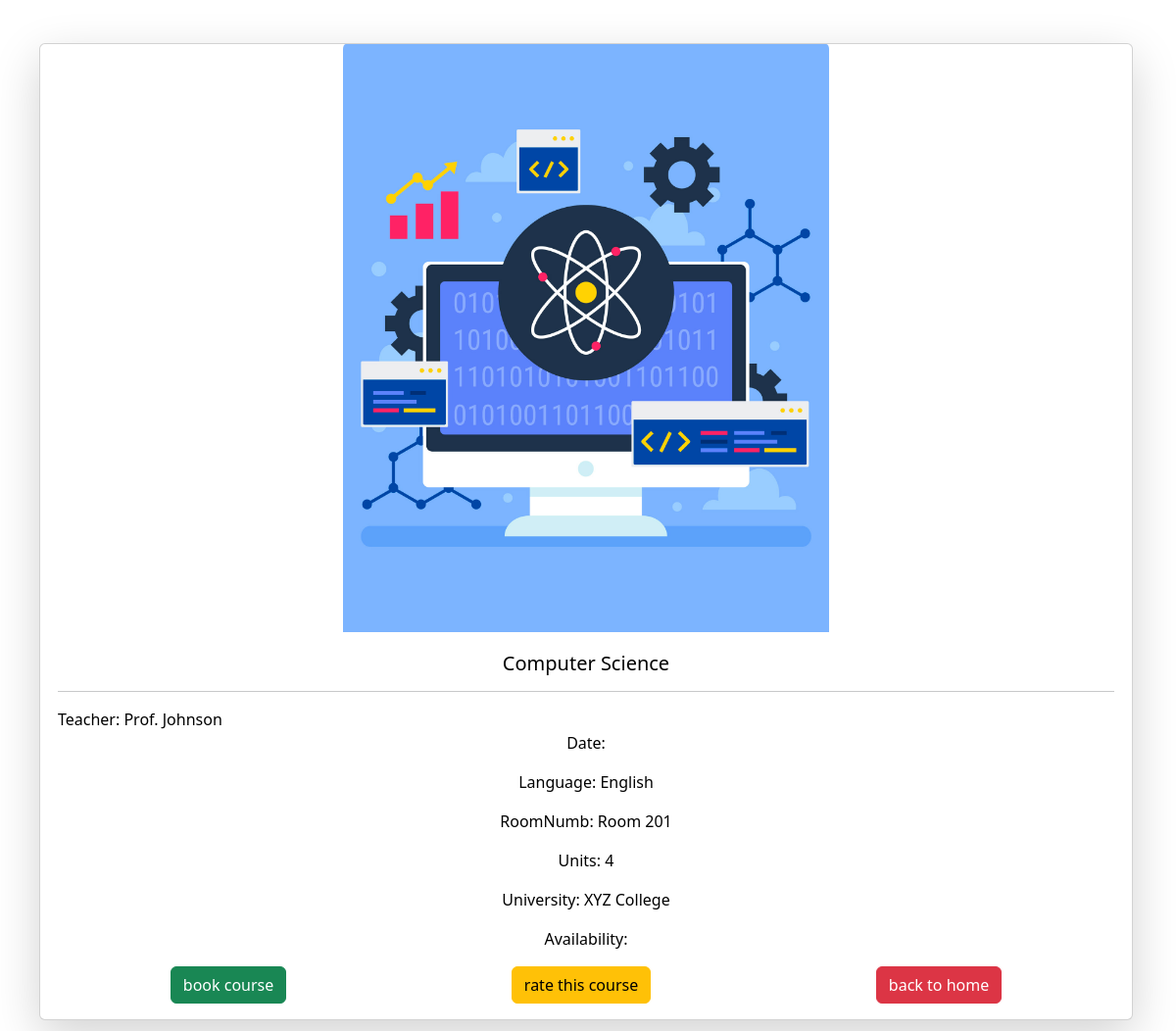
The page /User/details.php?id=2 (signed in) on the database as committed earlier.
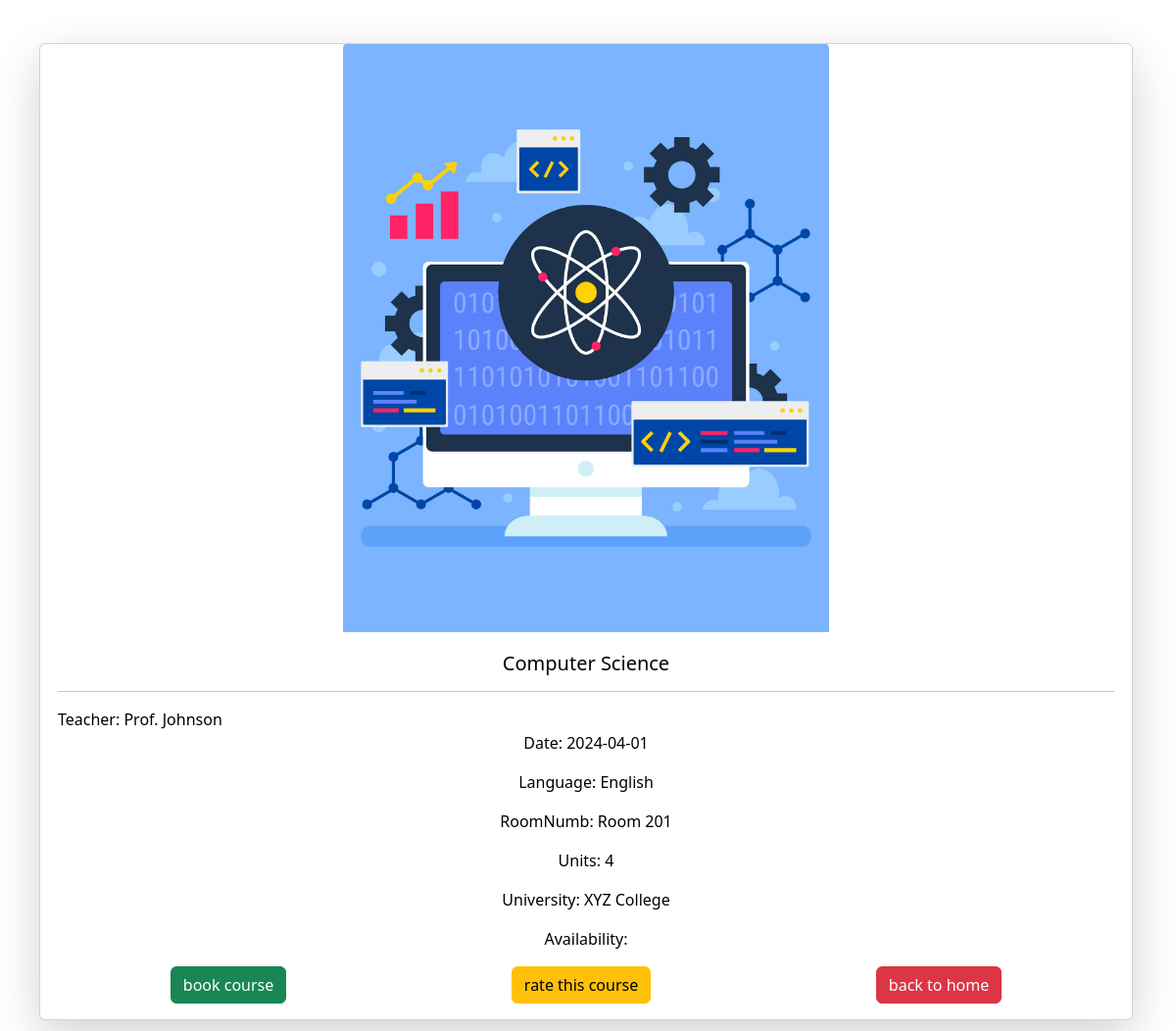
The same page on the database as committed later.
### tables this page shows
CREATE TABLE `courses` (
  `id` int(11) NOT NULL,
  `subject` varchar(50) DEFAULT NULL,
  `university` varchar(50) DEFAULT NULL,
  `roomNumb` varchar(50) DEFAULT NULL,
  `date` date DEFAULT NULL,
  `end_date` date DEFAULT NULL,
  `teacher` varchar(100) DEFAULT NULL,
  `email` varchar(100) NOT NULL,
  `picture` varchar(255) DEFAULT NULL,
  `language` varchar(50) DEFAULT NULL,
  `duration` varchar(50) DEFAULT NULL,
  `units` varchar(100) DEFAULT NULL,
  `availability` enum('avaiable','not avaiable') DEFAULT NULL,
  `name` varchar(50) DEFAULT NULL
);

### User/details.php (the view, shortened to what this page needs)
<?php
require "../db_connection.php";
if($_GET["id"]) {
    $id = $_GET["id"];
    $sql= "SELECT * FROM courses WHERE id = {$id}";
    $result = mysqli_query($connection, $sql);
    $rows = mysqli_fetch_all($result, MYSQLI_ASSOC);
    if(mysqli_num_rows($result) == 1) {
        $data = mysqli_fetch_assoc($result);}}
$user_id = $_SESSION["user"];
foreach($rows as $row) {
$layout = '<div class=" mb-5 col col-12 d-flex align-items-stretch">
<div class="row g-1 container-fluid card shadow-lg bg-card-color">
<img style="width:500px; height:600px; object-fit: cover; margin:auto" src=../Images/'.$row["picture"].' class="card-img-top" alt="...">
<div class="card-body">
  <h5 class="card-title">'.$row["subject"].'</h5>
  <hr>
  <a href="teacherDetail.php?email='.$row["email"].'" class="card-text">Teacher: '.$row["teacher"].'</a>
  <p class="card-text">Date: '.$row["date"].'</p>
  <p class="card-text">Language: '.$row["language"].'</p>
  <p class="card-text">RoomNumb: '.$row["roomNumb"].'</p>
  <p class="card-text">Units: '.$row["units"].'</p>
  <p class="card-text">University: '.$row["university"].'</p>
  <p class="card-text">Availability: '.$row["availability"].'</p>
  <div class="btnAlign">
  <form method="post">
  <input class="btn btn-success" type="submit" name="bookings" value="book course">
  </form>
  <a class="btn btn-warning" href="review.php?course_id='.$row["id"].'&user_id='.$user_id.'">rate this course</a>
  <a class="btn btn-danger" href="dashboardUser.php">back to home</a></div>
</div>
</div>
</div>
';
}
?>
<!DOCTYPE html>
<html lang="en">
<head>
    <link href="https://cdn.jsdelivr.net/npm/bootstrap@5.3.3/dist/css/bootstrap.min.css" rel="stylesheet">
</head>
<body>
    <br><br>
    <div class="container" >
        <?= $layout ?>
    </div>
</body>
</html>

Rows that differ between the two databases and show on the page:
changed courses "Computer Science": date (not shown) → "2024-04-01"
